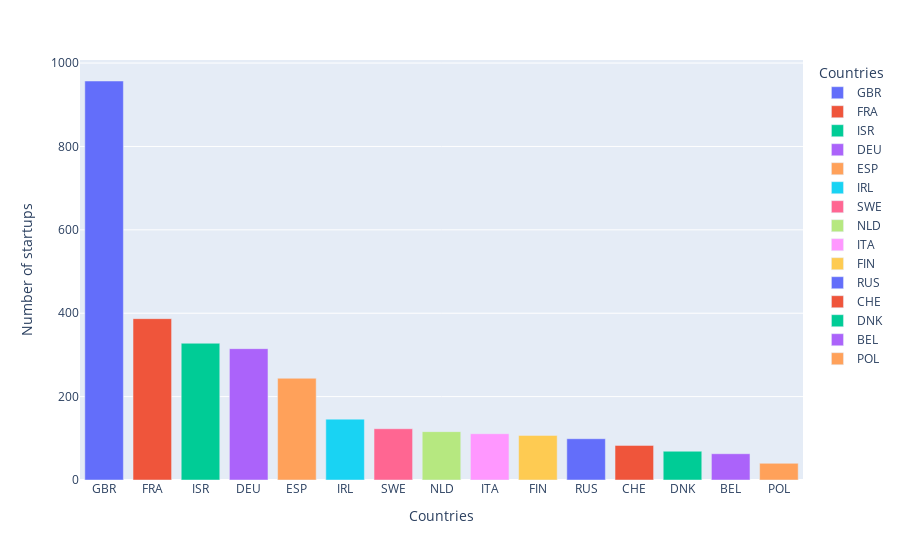

The code cell stored with this chart in its notebook:
### Code cell
fig = px.bar(group_european_all_startups[:15], x='country_code', y='startups',
            color='country_code',
             labels={'country_code': 'Countries', 'startups':'Number of startups'}, height=400)
fig.show()

### Figure 1 — Plotly figure (JSON) as saved in the notebook; plotly's stock layout.template omitted (floating-point values rounded to 4 significant figures)
{"data": [{"alignmentgroup": "True", "hovertemplate": "Countries=%{x}<br>Number of startups=%{y}<extra></extra>", "legendgroup": "GBR", "marker": {"color": "#636efa", "pattern": {"shape": ""}}, "name": "GBR", "offsetgroup": "GBR", "orientation": "v", "showlegend": true, "textposition": "auto", "type": "bar", "x": ["GBR"], "xaxis": "x", "y": [957], "yaxis": "y"}, {"alignmentgroup": "True", "hovertemplate": "Countries=%{x}<br>Number of startups=%{y}<extra></extra>", "legendgroup": "FRA", "marker": {"color": "#EF553B", "pattern": {"shape": ""}}, "name": "FRA", "offsetgroup": "FRA", "orientation": "v", "showlegend": true, "textposition": "auto", "type": "bar", "x": ["FRA"], "xaxis": "x", "y": [387], "yaxis": "y"}, {"alignmentgroup": "True", "hovertemplate": "Countries=%{x}<br>Number of startups=%{y}<extra></extra>", "legendgroup": "ISR", "marker": {"color": "#00cc96", "pattern": {"shape": ""}}, "name": "ISR", "offsetgroup": "ISR", "orientation": "v", "showlegend": true, "textposition": "auto", "type": "bar", "x": ["ISR"], "xaxis": "x", "y": [328], "yaxis": "y"}, {"alignmentgroup": "True", "hovertemplate": "Countries=%{x}<br>Number of startups=%{y}<extra></extra>", "legendgroup": "DEU", "marker": {"color": "#ab63fa", "pattern": {"shape": ""}}, "name": "DEU", "offsetgroup": "DEU", "orientation": "v", "showlegend": true, "textposition": "auto", "type": "bar", "x": ["DEU"], "xaxis": "x", "y": [315], "yaxis": "y"}, {"alignmentgroup": "True", "hovertemplate": "Countries=%{x}<br>Number of startups=%{y}<extra></extra>", "legendgroup": "ESP", "marker": {"color": "#FFA15A", "pattern": {"shape": ""}}, "name": "ESP", "offsetgroup": "ESP", "orientation": "v", "showlegend": true, "textposition": "auto", "type": "bar", "x": ["ESP"], "xaxis": "x", "y": [244], "yaxis": "y"}, {"alignmentgroup": "True", "hovertemplate": "Countries=%{x}<br>Number of startups=%{y}<extra></extra>", "legendgroup": "IRL", "marker": {"color": "#19d3f3", "pattern": {"shape": ""}}, "name": "IRL", "offsetgroup": "IRL", "orientation": "v", "showlegend": true, "textposition": "auto", "type": "bar", "x": ["IRL"], "xaxis": "x", "y": [146], "yaxis": "y"}, {"alignmentgroup": "True", "hovertemplate": "Countries=%{x}<br>Number of startups=%{y}<extra></extra>", "legendgroup": "SWE", "marker": {"color": "#FF6692", "pattern": {"shape": ""}}, "name": "SWE", "offsetgroup": "SWE", "orientation": "v", "showlegend": true, "textposition": "auto", "type": "bar", "x": ["SWE"], "xaxis": "x", "y": [123], "yaxis": "y"}, {"alignmentgroup": "True", "hovertemplate": "Countries=%{x}<br>Number of startups=%{y}<extra></extra>", "legendgroup": "NLD", "marker": {"color": "#B6E880", "pattern": {"shape": ""}}, "name": "NLD", "offsetgroup": "NLD", "orientation": "v", "showlegend": true, "textposition": "auto", "type": "bar", "x": ["NLD"], "xaxis": "x", "y": [116], "yaxis": "y"}, {"alignmentgroup": "True", "hovertemplate": "Countries=%{x}<br>Number of startups=%{y}<extra></extra>", "legendgroup": "ITA", "marker": {"color": "#FF97FF", "pattern": {"shape": ""}}, "name": "ITA", "offsetgroup": "ITA", "orientation": "v", "showlegend": true, "textposition": "auto", "type": "bar", "x": ["ITA"], "xaxis": "x", "y": [111], "yaxis": "y"}, {"alignmentgroup": "True", "hovertemplate": "Countries=%{x}<br>Number of startups=%{y}<extra></extra>", "legendgroup": "FIN", "marker": {"color": "#FECB52", "pattern": {"shape": ""}}, "name": "FIN", "offsetgroup": "FIN", "orientation": "v", "showlegend": true, "textposition": "auto", "type": "bar", "x": ["FIN"], "xaxis": "x", "y": [107], "yaxis": "y"}, {"alignmentgroup": "True", "hovertemplate": "Countries=%{x}<br>Number of startups=%{y}<extra></extra>", "legendgroup": "RUS", "marker": {"color": "#636efa", "pattern": {"shape": ""}}, "name": "RUS", "offsetgroup": "RUS", "orientation": "v", "showlegend": true, "textposition": "auto", "type": "bar", "x": ["RUS"], "xaxis": "x", "y": [99], "yaxis": "y"}, {"alignmentgroup": "True", "hovertemplate": "Countries=%{x}<br>Number of startups=%{y}<extra></extra>", "legendgroup": "CHE", "marker": {"color": "#EF553B", "pattern": {"shape": ""}}, "name": "CHE", "offsetgroup": "CHE", "orientation": "v", "showlegend": true, "textposition": "auto", "type": "bar", "x": ["CHE"], "xaxis": "x", "y": [83], "yaxis": "y"}, {"alignmentgroup": "True", "hovertemplate": "Countries=%{x}<br>Number of startups=%{y}<extra></extra>", "legendgroup": "DNK", "marker": {"color": "#00cc96", "pattern": {"shape": ""}}, "name": "DNK", "offsetgroup": "DNK", "orientation": "v", "showlegend": true, "textposition": "auto", "type": "bar", "x": ["DNK"], "xaxis": "x", "y": [69], "yaxis": "y"}, {"alignmentgroup": "True", "hovertemplate": "Countries=%{x}<br>Number of startups=%{y}<extra></extra>", "legendgroup": "BEL", "marker": {"color": "#ab63fa", "pattern": {"shape": ""}}, "name": "BEL", "offsetgroup": "BEL", "orientation": "v", "showlegend": true, "textposition": "auto", "type": "bar", "x": ["BEL"], "xaxis": "x", "y": [63], "yaxis": "y"}, {"alignmentgroup": "True", "hovertemplate": "Countries=%{x}<br>Number of startups=%{y}<extra></extra>", "legendgroup": "POL", "marker": {"color": "#FFA15A", "pattern": {"shape": ""}}, "name": "POL", "offsetgroup": "POL", "orientation": "v", "showlegend": true, "textposition": "auto", "type": "bar", "x": ["POL"], "xaxis": "x", "y": [40], "yaxis": "y"}], "layout": {"autosize": true, "barmode": "relative", "legend": {"title": {"text": "Countries"}, "tracegroupgap": 0}, "margin": {"t": 60}, "xaxis": {"anchor": "y", "autorange": true, "categoryarray": ["GBR", "FRA", "ISR", "DEU", "ESP", "IRL", "SWE", "NLD", "ITA", "FIN", "RUS", "CHE", "DNK", "BEL", "POL"], "categoryorder": "array", "domain": [0, 1], "range": [-0.5, 14.5], "title": {"text": "Countries"}, "type": "category"}, "yaxis": {"anchor": "x", "autorange": true, "domain": [0, 1], "range": [0, 1007.0], "title": {"text": "Number of startups"}, "type": "linear"}}}
